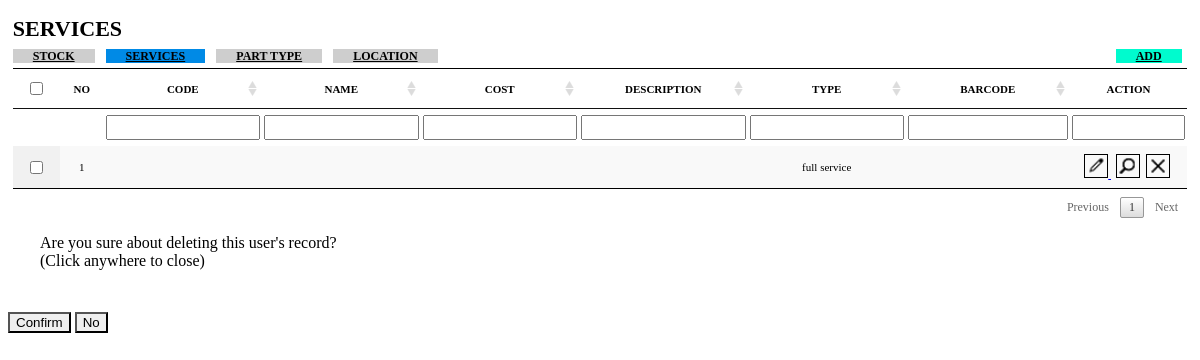
Before: /module/parts/services.php with the older database file.
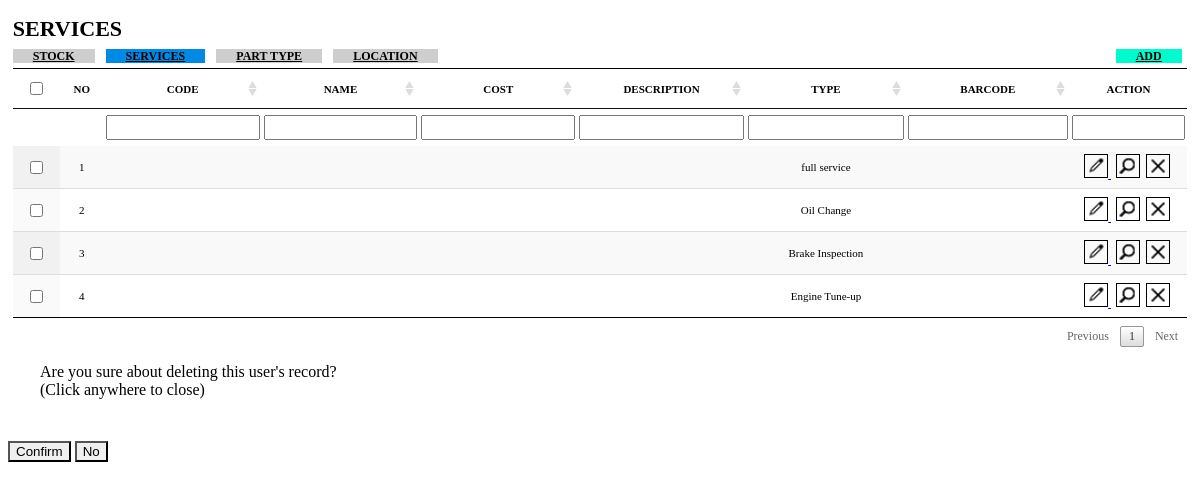
After: the same page with the newer database file.
### tables this page shows
CREATE TABLE `service` (
  `service_id` int(11) NOT NULL,
  `service_type` varchar(255) DEFAULT NULL,
  `service_code` varchar(255) DEFAULT NULL,
  `service_name` varchar(255) DEFAULT NULL,
  `service_cost` decimal(10,0) DEFAULT NULL,
  `service_description` varchar(255) DEFAULT NULL,
  `service_barcode` char(13) DEFAULT NULL
);

### module/parts/services.php (the view, shortened to what this page needs)
<?php
	include "../include/connect.php";
?>
    <link rel="stylesheet" href="../include/css/css.css">
    <link rel="stylesheet" type="text/css" href="../include/DataTables/datatables.min.css"/>
<body style="overflow-x: scroll;">
<main role="main" class="col-lg-9 ml-sm-0 col-lg-12 pt-2 px-2" style="background-color: white;">
	<div class="row row2">
		<div class="col-12 title">
            <b>SERVICES</b> <br>
            <div style="float:left">
                <a type="button" class="btn btn-grey" href="../main/mainIndex.php?page=stock">STOCK</a>&nbsp;
                <a type="button" class="btn btn-grey" style="background-color:#008ae6;" href="../main/mainIndex.php?page=services">SERVICES</a>&nbsp;
                <a type="button" class="btn btn-grey" href="../main/mainIndex.php?page=parts">PART TYPE</a>&nbsp;
                <a type="button" class="btn btn-grey" href="#">LOCATION</a>&nbsp;
            </div>
            <div style="float:right;">
                <a type="button" class="btn btn-green" href="../main/mainIndex.php?page=add_service">ADD</a>&nbsp;
            </div>
        </div>
        <div class="col-12">
            <table id="register" class="display" style="width:100%">
                <thead>
                    <tr>
                        <th style="padding:0;background-image:none !important;"><input type="checkbox" name="check[]" value="" id=""></th>
						<th style="padding:0;background-image:none !important;">NO</th>
                        <th>CODE</th>
                        <th>NAME</th>
                        <th>COST</th>
                        <th>DESCRIPTION</th>
                        <th>TYPE</th>
                        <th>BARCODE</th>
                        <th style="width:10%;background-image:none !important;">ACTION</th>
                    </tr>
                </thead>
				<tfoot>
					<tr>
                        <th style="padding:0;"></th>
						<th style="padding:0;"></th>
						<th>CODE</th>
						<th>NAME</th>
						<th>COST</th>
						<th>DESCRIPTION</th>
						<th>TYPE</th>
						<th>BARCODE</th>
						<th style="width:10%;background-image:none !important;"></th>
					</tr>
				</tfoot>
                <tbody>
                    <?php
                      $srv_q = "SELECT * FROM service";
                      $srv_res = mysqli_query($connect, $srv_q);
                      $count = 0;
                      while ($srv_row = mysqli_fetch_array($srv_res))
                      {
                        $count++;
                    ?>
                    <tr>
                        <th style="background-image:none !important;"><input type="checkbox" name="check[]" value="" id=""></th>
                        <td><?php echo $count ?></td>
                        <td><?php echo $srv_row["service_code"]; ?></td>
                        <td><?php echo $srv_row["service_name"]; ?></td>
                        <td><?php echo $srv_row["service_cost"]; ?></td>
                        <td><?php echo $srv_row["service_description"]; ?></td>
                        <td><?php echo $srv_row["service_type"]; ?></td>
                        <td><?php echo $srv_row["service_barcode"]; ?></td>
                        <td>
                            <a href="mainIndex.php?page=edit_services&id=<?php echo $srv_row["service_id"] ?>">
                                <img class="actionbtn" src="../include/img/action/edit.png">
                            </a>&nbsp;
                            <a href="#"><img class="actionbtn" src="../include/img/action/search.png"></a>&nbsp;
                            <a style="cursor: pointer;" onclick="openModal('<?php echo $srv_row["service_code"] ?>')"><img class="actionbtn" src="../include/img/action/delete.png"></a>&nbsp;
                        </td>
                    </tr>
                    <?php
                    }
                    ?>
                </tbody>
            </table>
        </div>
    </div>
    <div class="modal fade" tabindex="-1" role="dialog" aria-labelledby="mySmallModalLabel" aria-hidden="true" id="mi-modal">
        <div class="modal-dialog modal-sm" style="">
            <div class="modal-content" style="width: 400px; vertical-align: center;">
                <div class="modal-header">
                    <p class="modal-title" id="myModalLabel">Are you sure about deleting this user's record?<br>(Click anywhere to close)</p> <br>
                </div>
                <div class="modal-footer">
                    <a id="linkDel" href="../module/parts/delete_service.php?id="><button type="button" class="btn btn-primary" id="modal-btn-si" >Confirm</button></a>
                    <button type="button" class="btn btn-default" id="modal-btn-no" data-dismiss="modal">No</button>
                </div>
            </div>
        </div>
    </div>
</main>
</body>

Changed rows visible on the page:
added service: service_type "Oil Change"
added service: service_type "Brake Inspection"
added service: service_type "Engine Tune-up"
